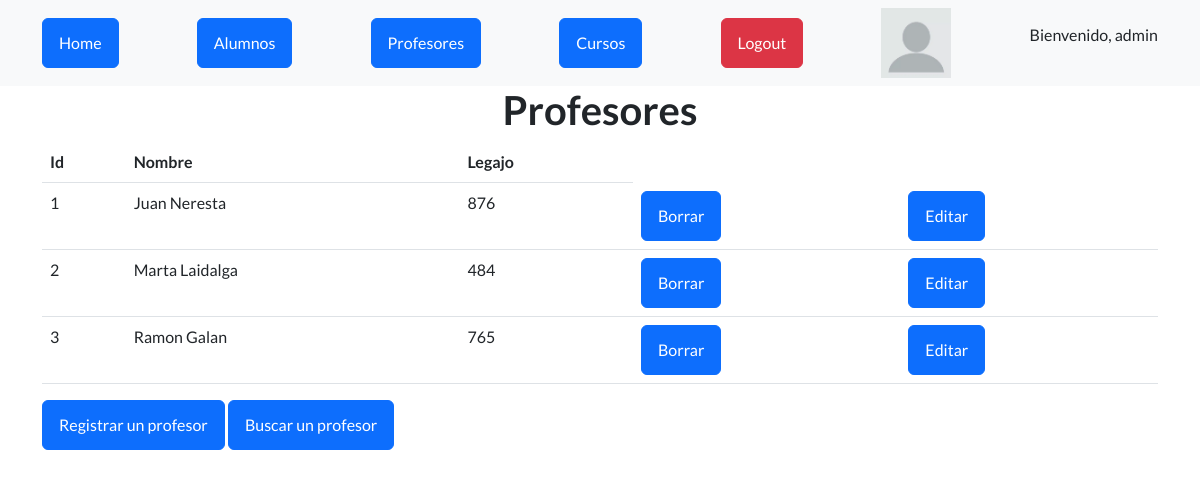
/AppCoder/ver_profesores (signed in), run on the app's committed database.
### AppCoder/models.py (models this page shows)
class Profesor(models.Model):
    nombre = models.CharField(max_length=40)
    legajo = models.IntegerField()

### AppCoder/views.py (the view)
# urls.py: path("ver_profesores",views.ver_profesores, name="profesores"),
def ver_profesores(request):
    profesores = Profesor.objects.all()
    if request.user.is_active:
        return render(request,"ver_profesores.html",{"profesores":profesores,"url":url_imagen(id=request.user.id)})
    return render(request,"ver_profesores.html",{"profesores":profesores})

### AppCoder/views.py (called while the page is built)
def url_imagen(id):
    avatares = Avatar.objects.filter(user=id)
    if avatares.exists():
        imagen_url = avatares[0].imagen.url
    else:
        imagen_url = static('AppCoder/assets/img/usuario.png')
    return imagen_url

### AppCoder/template/ver_profesores.html
{% extends "padre.html" %}
{% load static %}
{% block contenido %}
    <main class="container">
        <h1 class="text-center">Profesores</h1>
        <table class="table">
            <thead>
                <tr>
                    <th>Id</th>
                    <th>Nombre</th>
                    <th>Legajo</th>
                </tr>
            </thead>
            <tbody>
                {% for n in profesores %}
                <tr>
                    <td>{{n.id}}</td>
                    <td>{{n.nombre}}</td>
                    <td>{{n.legajo}}</td>
                    {% if request.user.is_authenticated %}
                        <td><a href="{% url 'eliminar_profesor' n.id %}" class="btn btn-primary">Borrar</a></td>
                        <td><a href="{% url 'editar_profesor' n.id %}" class="btn btn-primary">Editar</a></td>
                    {% endif %}
                </tr>
                {% endfor %}
            </tbody>
        </table>
        {% if request.user.is_authenticated %}
            <a class="btn btn-primary" href="{% url 'alta_profesor' %}">Registrar un profesor</a>
            <a class="btn btn-primary" href="{% url 'buscar_profesor' %}">Buscar un profesor</a>
        {% endif %}
    </main>
{% endblock %}

### AppCoder/template/padre.html (shortened to what this page needs)
<!DOCTYPE html>
<html lang="en">
    <head>
        {% load static %}
        <link href="https://cdn.jsdelivr.net/npm/bootstrap-icons@1.5.0/font/bootstrap-icons.css" rel="stylesheet" type="text/css" />
        <link href="{% static 'AppCoder/css/styles.css' %}" rel="stylesheet" />
    </head>
    <body>
        <nav class="navbar navbar-light bg-light static-top">
            <div class="container">
                <a class="btn btn-primary" href="{% url 'home' %}">Home</a>
                <a class="btn btn-primary" href="{% url 'alumnos' %}">Alumnos</a>
                <a class="btn btn-primary" href="{% url 'profesores' %}">Profesores</a>
                <a class="btn btn-primary" href="{% url 'cursos' %}">Cursos</a>
                {% if request.user.is_authenticated %}
                    <form action="{% url 'Logout' %}" method="POST">
                        <button type="submit" class="btn btn-danger">Logout</button>
                    </form>
                {% endif %}
                {% if request.user.is_authenticated %}
                    <img src="{{ url }}" alt="" width="70px" height="70px">
                    <p>Bienvenido, {{user.username}}</p>
                {% endif %}
            </div>
        </nav>
        {% block contenido %}
        {% endblock %}
    </body>
</html>

### data on the page
Profesor: id "1", nombre "Juan Neresta", legajo "876"
Profesor: id "2", nombre "Marta Laidalga", legajo "484"
Profesor: id "3", nombre "Ramon Galan", legajo "765"

### other printed values
{{ user.username }} "admin"
